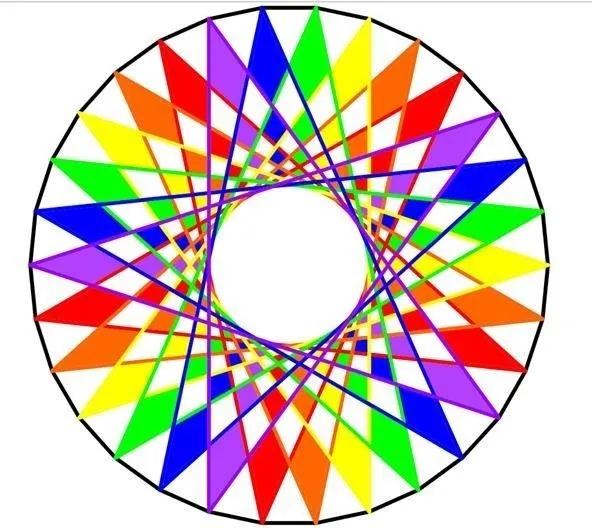
#> input picture Friday 08:30 - 10:30/E22CSEU1069_Adv_Cv_Labs/LAB_6/image.webp, 592 x 528 px, given in place of Inpainting.png, which was not available
$ jupyter execute --allow-errors E22CSEU1064_CV_LAB_09.ipynb   (text cells are left out)
#> lines starting #> are read from the running program, lines starting #| are printed output that depends on the picture; pictures that were not available may be replaced by others from this repository, and a replacement may not be noted
[cell 1]
import cv2
import numpy as np
import matplotlib.pyplot as plt


img_path = "/content/Inpainting.png"
image = cv2.imread(img_path)
#> image is the input picture: shape (528, 592, 3); mean B, G, R 186.2, 194.9, 209.3
image = cv2.cvtColor(image, cv2.COLOR_BGR2RGB)

# damage by drawing white boxes
mask = np.zeros(image.shape[:2], np.uint8)
mask[100:200, 150:300] = 255
mask[250:300, 100:180] = 255

damaged = image.copy()
damaged[mask == 255] = 255  # Draw white on mask area
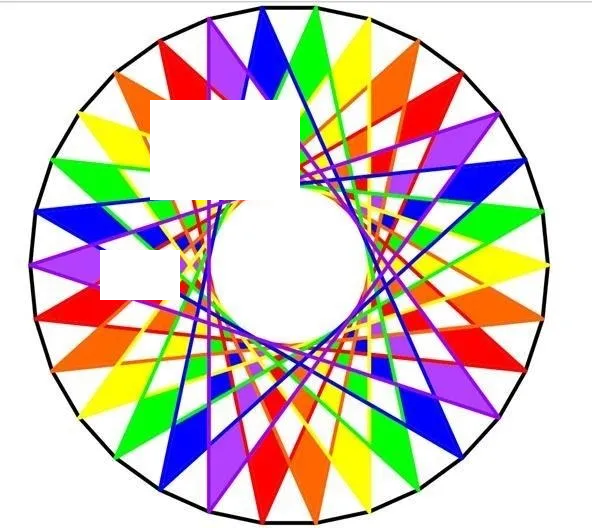
#> damaged: shape (528, 592, 3); mean R, G, B 212.8, 201.4, 192.7

# Inpainting using OpenCV
inpainted_telea = cv2.inpaint(damaged, mask, 3, cv2.INPAINT_TELEA)
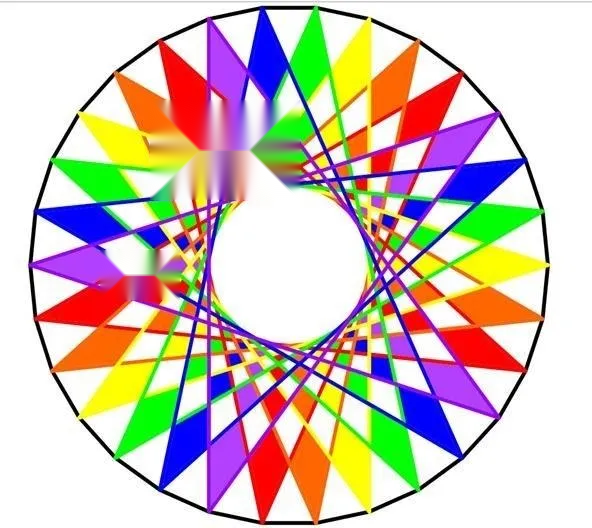
#> inpainted_telea: shape (528, 592, 3); mean R, G, B 209.4, 195.3, 185.7
inpainted_ns = cv2.inpaint(damaged, mask, 3, cv2.INPAINT_NS)
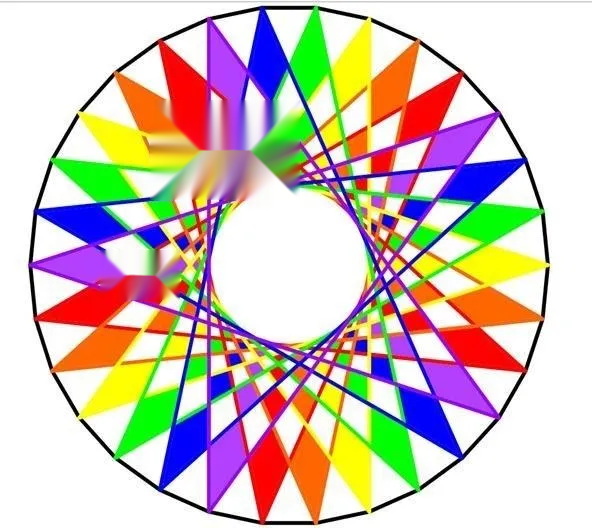
#> inpainted_ns: shape (528, 592, 3); mean R, G, B 209, 194.9, 185.3


plt.figure(figsize=(14, 6))
titles = ["Original", "Damaged", "Inpainted (Telea)", "Inpainted (NS)"]
images = [image, damaged, inpainted_telea, inpainted_ns]

for i in range(4):
    plt.subplot(1, 4, i + 1)
    plt.imshow(images[i])
    plt.title(titles[i])
    plt.axis('off')
plt.tight_layout()
plt.show()
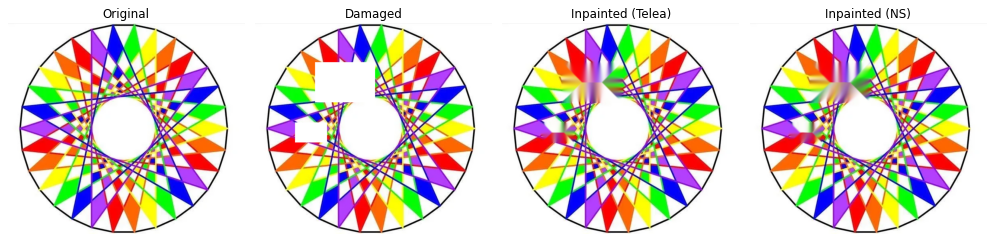
#> figure drawn by matplotlib, 4 panels

[cell 2]
import cv2
import matplotlib.pyplot as plt


img = cv2.imread('/content/image_stitch.jpg')
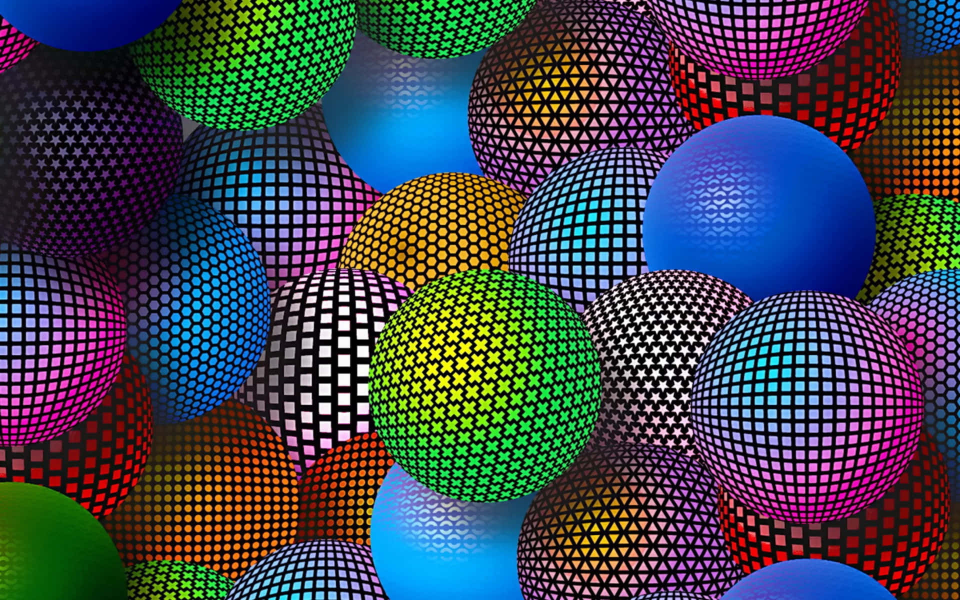
#> input picture Friday 08:30 - 10:30/E22CSEU1069_Adv_Cv_Labs/LAB_6/image2.jpg, 1920 x 1200 px, given in place of image_stitch.jpg, which was not available (shown at 1/2 size)
#> img is the input picture: shape (1200, 1920, 3); mean B, G, R 77.9, 67.9, 63.8

# overlap
height, width, _ = img.shape
#> height = 1200; width = 1920
overlap = 100  # pixels

# left and right images with overlap
left_img = img[:, :width//2 + overlap]
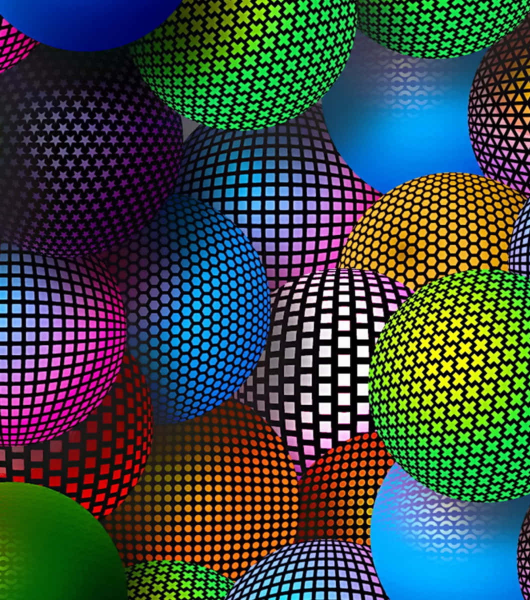
#> left_img: shape (1200, 1060, 3) (shown at 1/2 size); mean B, G, R 69.5, 73.1, 58.7
right_img = img[:, width//2 - overlap:]
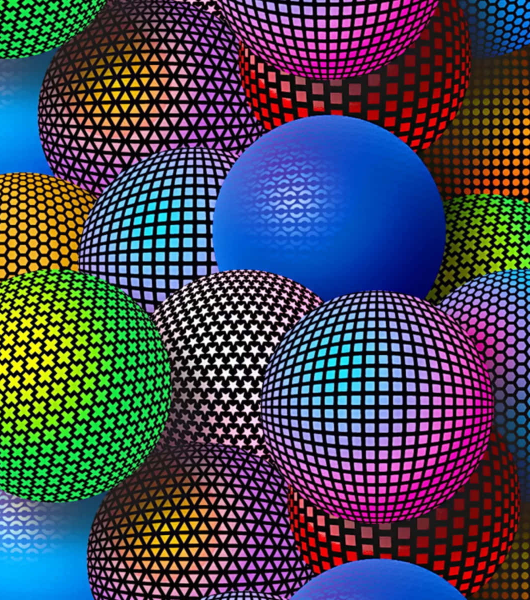
#> right_img: shape (1200, 1060, 3) (shown at 1/2 size); mean B, G, R 86.2, 70.6, 69.5

# Save for stitching
cv2.imwrite("left_part.jpg", left_img)
cv2.imwrite("right_part.jpg", right_img)


plt.figure(figsize=(12, 5))
plt.subplot(1, 2, 1)
plt.imshow(cv2.cvtColor(left_img, cv2.COLOR_BGR2RGB))
plt.title("Left Part")
plt.axis('off')

plt.subplot(1, 2, 2)
plt.imshow(cv2.cvtColor(right_img, cv2.COLOR_BGR2RGB))
plt.title("Right Part")
plt.axis('off')
plt.show()
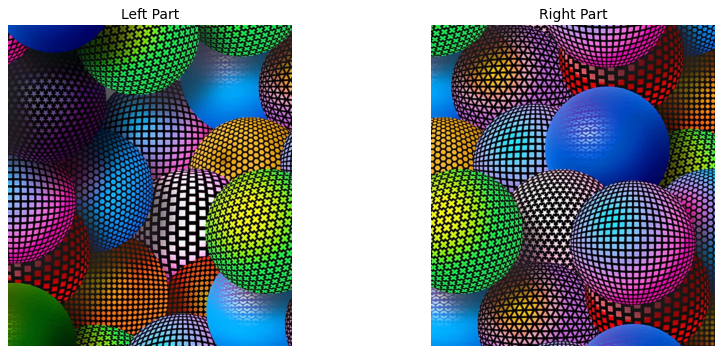
#> figure drawn by matplotlib, 2 panels

# Stitching two parts back together

left_img = cv2.imread("left_part.jpg")
right_img = cv2.imread("right_part.jpg")


stitcher = cv2.Stitcher_create()
status, stitched = stitcher.stitch([left_img, right_img])
#> status = 1


if status == cv2.Stitcher_OK:
    print("Image stitching successful!")
    stitched_rgb = cv2.cvtColor(stitched, cv2.COLOR_BGR2RGB)
    plt.figure(figsize=(15, 6))
    plt.imshow(stitched_rgb)
    plt.axis('off')
    plt.title("Stitched Image")
    plt.show()
else:
    print("Image stitching failed. Status code:", status)
#| Image stitching failed. Status code: 1

[cell 3]
import cv2
import numpy as np
import matplotlib.pyplot as plt


img1 = cv2.imread('/content/image1.png', cv2.IMREAD_GRAYSCALE)
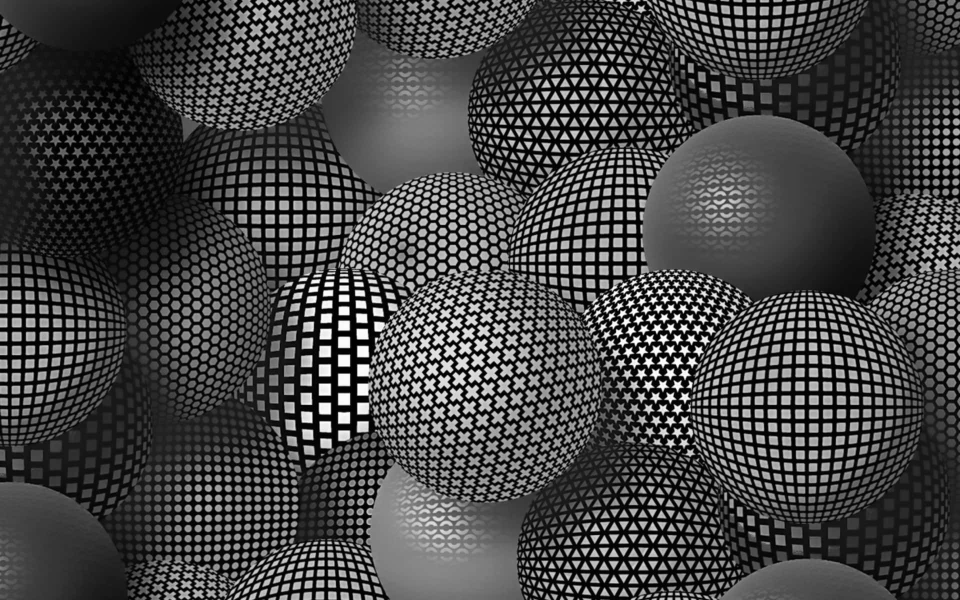
#> img1: shape (1200, 1920) (shown at 1/2 size); min 0, max 255, mean 67.6
img2 = cv2.imread('/content/image2.png', cv2.IMREAD_GRAYSCALE)

# ORB features and compute descriptors
orb = cv2.ORB_create()
kp1, des1 = orb.detectAndCompute(img1, None)
#> kp1 = 500 keypoints; strongest (x, y, size): (681, 620, 111.1), (662, 585, 77.1), (712, 585, 77.1), (692, 595, 111.1)
kp2, des2 = orb.detectAndCompute(img2, None)
#> kp2 has the same summary as kp1


bf = cv2.BFMatcher(cv2.NORM_HAMMING, crossCheck=True)
matches = bf.match(des1, des2)
#> matches = 500 matches
matches = sorted(matches, key=lambda x: x.distance)[:100]
#> matches = 100 matches


img_matches = cv2.drawMatches(img1, kp1, img2, kp2, matches, None, flags=2)
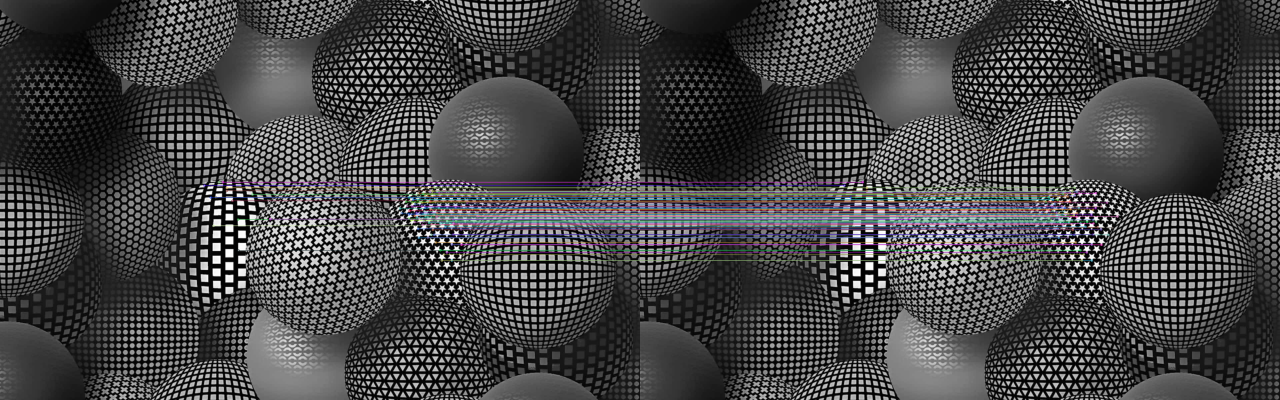
#> img_matches: shape (1200, 3840, 3) (shown at 1/3 size); mean of channels 0, 1, 2 70, 69.2, 69.5; drawn as B, G, R
plt.figure(figsize=(15, 8))
plt.title("Feature Matches")
plt.imshow(img_matches)
plt.axis("off")
plt.show()


pts1 = np.float32([kp1[m.queryIdx].pt for m in matches]).reshape(-1, 1, 2)
#> pts1 = 100 rows, first 8: [1341, 665], [640, 677], [1265, 618], [1294, 672], [1250, 652], [1236, 607], [1267, 607], [1311, 575]
pts2 = np.float32([kp2[m.trainIdx].pt for m in matches]).reshape(-1, 1, 2)
#> pts2 has the same summary as pts1

# Fundamental Matrix
#> (the rest of this cell did not finish here and is left out)
